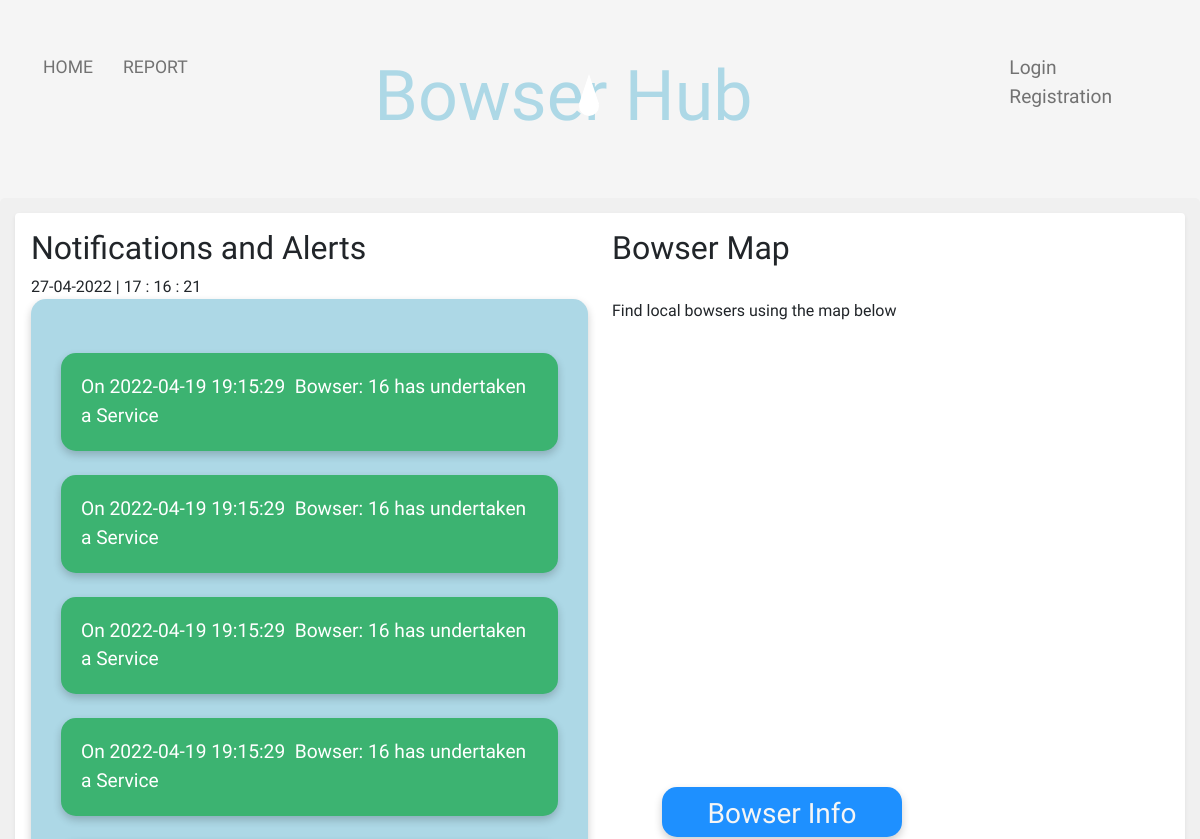
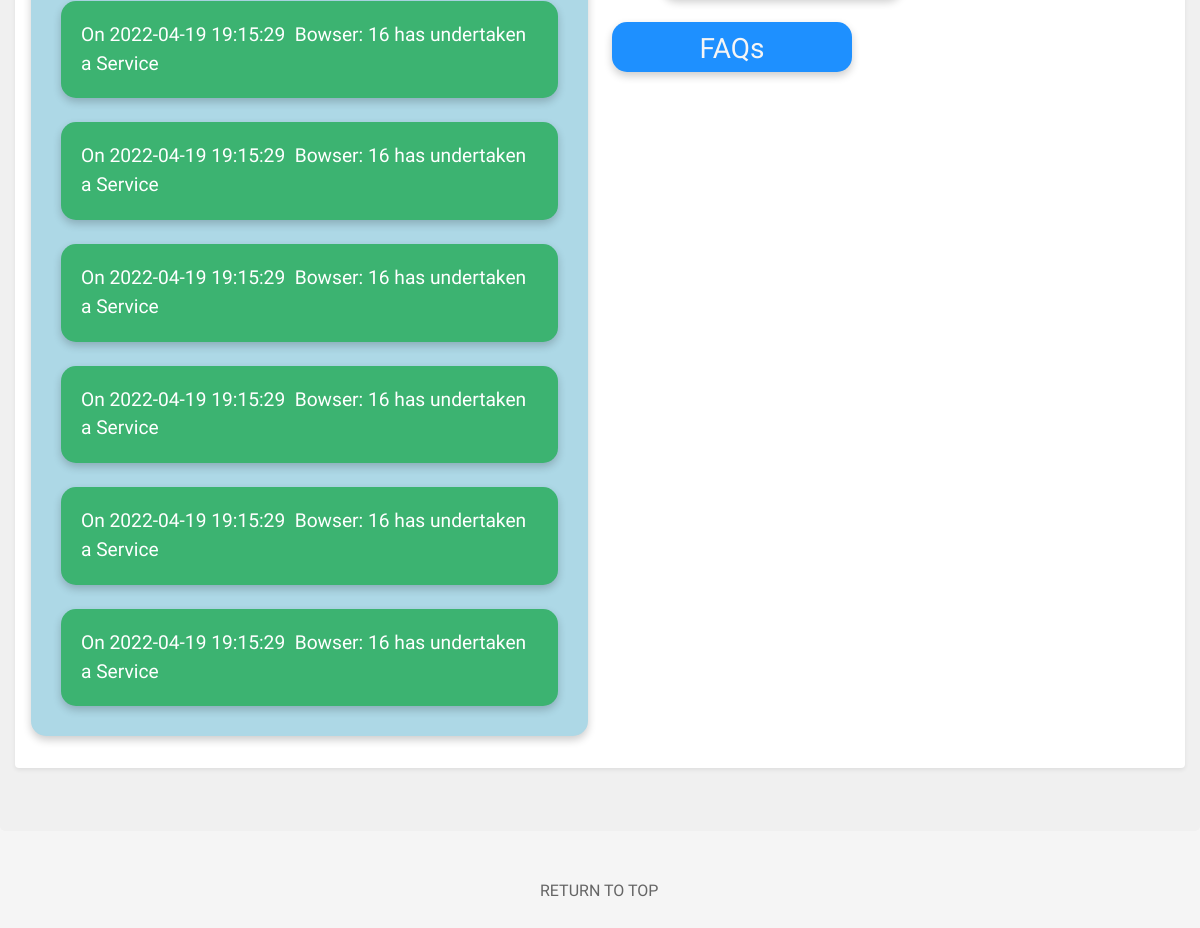
The app's page /home/index.php, older data (2 pictures, top to bottom).
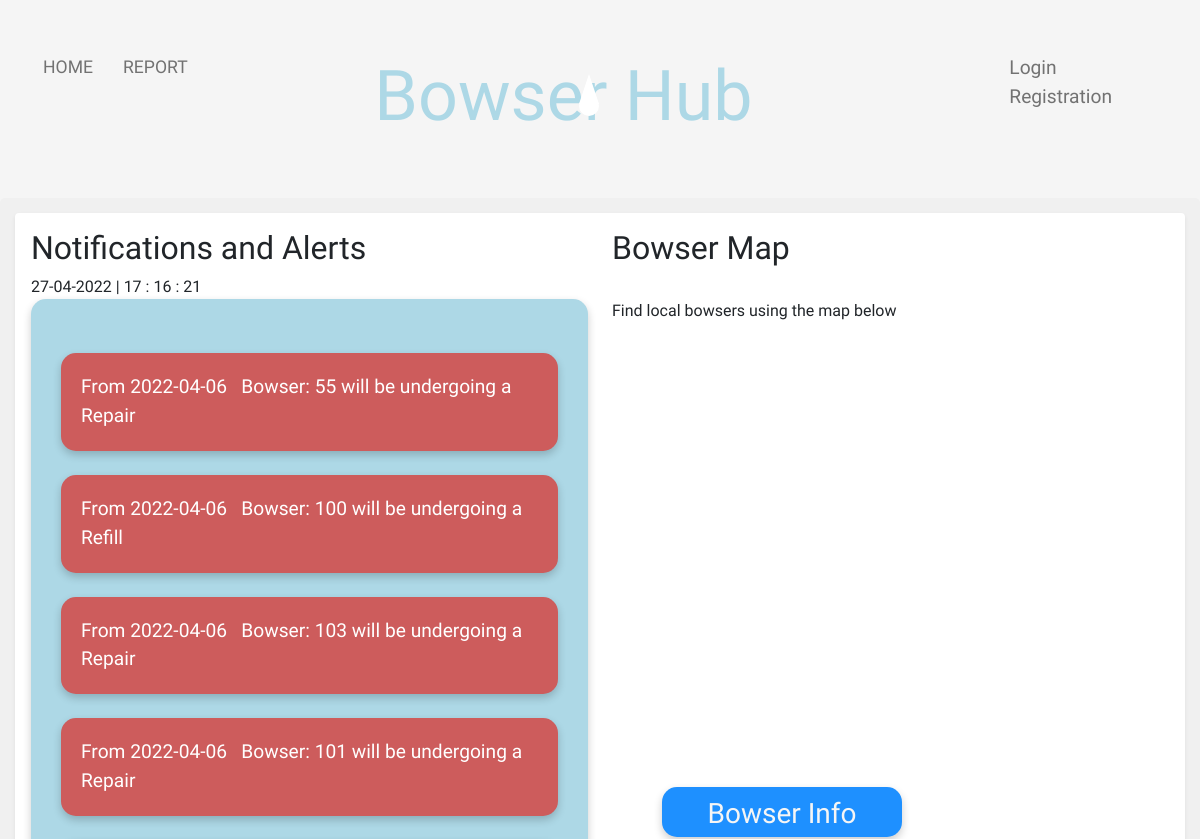
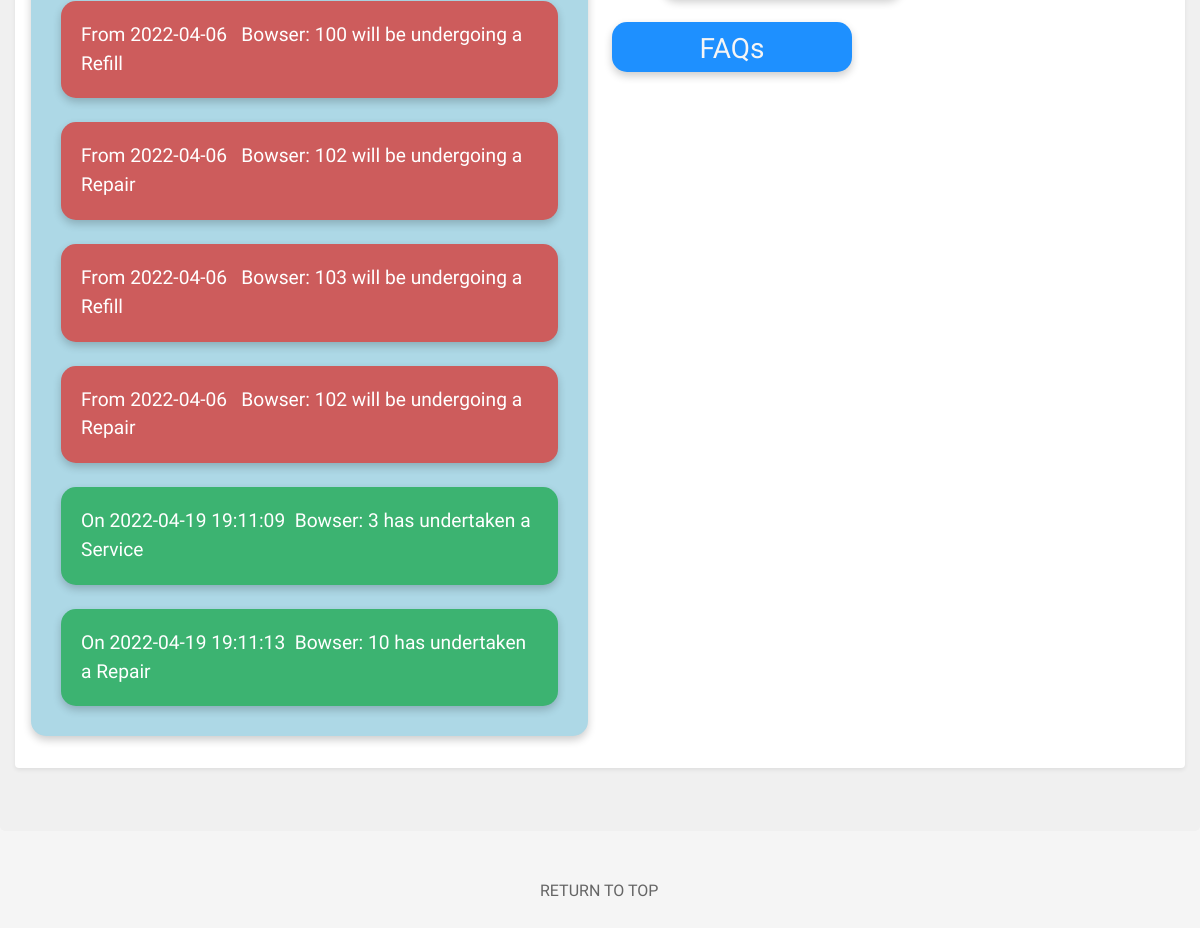
The same page, newer data (2 pictures, top to bottom).
### tables this page shows
CREATE TABLE `tbl_notifications` (
  `Notice_ID` int(11) NOT NULL,
  `Notice_Text` varchar(250) NOT NULL,
  `Area_ID` int(11) NOT NULL,
  `Date` timestamp NOT NULL DEFAULT current_timestamp() ON UPDATE current_timestamp(),
  `Type` int(4) NOT NULL
);

### home/index.php (the view, shortened to what the changed rows need)
<!doctype html>
<html lang="en">
<head>
    <link href="https://cdn.jsdelivr.net/npm/bootstrap@5.1.1/dist/css/bootstrap.min.css" rel="stylesheet">
    <link rel="stylesheet" href="../global/global.css" type="text/css">
    <link rel="stylesheet" href="home.css" type="text/css">
	<link rel="stylesheet" href="https://cdnjs.cloudflare.com/ajax/libs/jqueryui/1.12.1/jquery-ui.css" />
</head>
<body>
<div>
    <div class="middle">
        <h2 class="text-focus-in" id="navTitle">Bowser Hub</h2>
    </div>
    </div>
    <div class="upperPage">
        <div class="shadow-sm p-3 mb-5 bg-body rounded">
            <div class="row">
                    <div class="col">
                        <div>
                        <h2> Notifications and Alerts</h2><span id="clock">clock</span></div>
                        <ul class="notification-list">
                            <?php
                            $connection = OpenConnection();
                            if (isset($_SESSION['email'])) {
                                if ($userType == "Operations" OR "Maintenance")
                                $sql2 = "SELECT * FROM `tbl_notifications` ORDER BY Date DESC LIMIT 10 ";
                                if ($userType == "Customer")
                                    $sql2 = "SELECT * FROM `tbl_notifications` WHERE Area_ID = '$userLocation' ORDER BY Date DESC LIMIT 10 ";
                            } else {
                                $sql2 = "SELECT * FROM `tbl_notifications` ORDER BY Date DESC LIMIT 10 ";
                            }
                            $result2 = mysqli_query($connection, $sql2);
                            while($rows2 = mysqli_fetch_assoc($result2)) {
                                $notificationType = $rows2['Type'];
                                switch($notificationType){
                                    case 1:
                                        $notificationDiv = "notificationFault";
                                        break;
                                    case 2:
                                        $notificationDiv = "notificationFix";
                                        break;
                                }
                                $notification = $rows2['Notice_Text'];
                                echo "<br />";
                                echo "<div id='$notificationDiv'>".$notification."</div>";
                            }
                            ?>
                        </ul>
                    </div>
                    <div class="col">
                        <div class="text_area">
                            <h2>Bowser Map</h2>
                            <br />
                            <br />
                        </div>
                        <br />
                        <br />
                    </div>
            </div>
        </div>
    </div>
        <br />  <br />
        <br />  <br />
</body>
</html>

Row changes from the older to the newer data that the page shows:
removed tbl_notifications: Notice_Text "On 2022-04-19 19:15:29 Bowser: 16 has undertaken a Service"
removed tbl_notifications: Notice_Text "On 2022-04-19 19:15:29 Bowser: 16 has undertaken a Service"
removed tbl_notifications: Notice_Text "On 2022-04-19 19:15:29 Bowser: 16 has undertaken a Service"
removed tbl_notifications: Notice_Text "On 2022-04-19 19:15:29 Bowser: 16 has undertaken a Service"
removed tbl_notifications: Notice_Text "On 2022-04-19 19:15:29 Bowser: 16 has undertaken a Service"
removed tbl_notifications: Notice_Text "On 2022-04-19 19:15:29 Bowser: 16 has undertaken a Service"
removed tbl_notifications: Notice_Text "On 2022-04-19 19:15:29 Bowser: 16 has undertaken a Service"
removed tbl_notifications: Notice_Text "On 2022-04-19 19:15:29 Bowser: 16 has undertaken a Service"
removed tbl_notifications: Notice_Text "On 2022-04-19 19:15:29 Bowser: 16 has undertaken a Service"
removed tbl_notifications: Notice_Text "On 2022-04-19 19:15:29 Bowser: 16 has undertaken a Service"
now on this page (row unchanged): tbl_notifications: Notice_Text "From 2022-04-06 Bowser: 55 will be undergoing a Repair", Type 1 (drawn)
now on this page (row unchanged): tbl_notifications: Notice_Text "From 2022-04-06 Bowser: 100 will be undergoing a Refill", Type 1 (drawn)
now on this page (row unchanged): tbl_notifications: Notice_Text "From 2022-04-06 Bowser: 103 will be undergoing a Repair", Type 1 (drawn)
now on this page (row unchanged): tbl_notifications: Notice_Text "From 2022-04-06 Bowser: 101 will be undergoing a Repair", Type 1 (drawn)
now on this page (row unchanged): tbl_notifications: Notice_Text "From 2022-04-06 Bowser: 100 will be undergoing a Refill", Type 1 (drawn)
now on this page (row unchanged): tbl_notifications: Notice_Text "From 2022-04-06 Bowser: 102 will be undergoing a Repair", Type 1 (drawn)
now on this page (row unchanged): tbl_notifications: Notice_Text "From 2022-04-06 Bowser: 103 will be undergoing a Refill", Type 1 (drawn)
now on this page (row unchanged): tbl_notifications: Notice_Text "From 2022-04-06 Bowser: 102 will be undergoing a Repair", Type 1 (drawn)
now on this page (row unchanged): tbl_notifications: Notice_Text "On 2022-04-19 19:11:09 Bowser: 3 has undertaken a Service"
now on this page (row unchanged): tbl_notifications: Notice_Text "On 2022-04-19 19:11:13 Bowser: 10 has undertaken a Repair"
